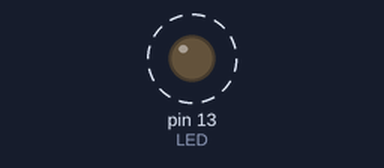
The sketch below on a simulated Arduino Uno, built with avr-gcc and run on an emulated ATmega328P. On the bench: output pins drawn as LEDs (lit = HIGH). Dashed ring = blinking. What the sketch prints to the serial monitor is not drawn.

Above: at 0.2 s.
Timing chart, 0 to 3.0 s (numbered marks = the images above):
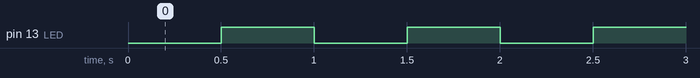

Measured:
- by itself, pin 13 (LED): alternates HIGH for 0.50 s and LOW for 0.50 s

The sketch:

timer1_isr_counter.ino
```cpp
// Offline Navigator — licznik przerwań Timer1 i bezpieczny odczyt
// Arduino UNO R3 / ATmega328P, zegar nominalny 16 MHz.
// Timer1 CTC: 10 ms (preskaler 64, OCR1A=2499).
// Status: kod i teoria omówione; użytkownik NIE potwierdził jeszcze
// uruchomienia tego osobnego szkicu i obserwacji Serial Monitora.

#include <avr/interrupt.h>
#include <util/atomic.h>

volatile uint16_t timerTicks = 0;
uint8_t ledDivider = 0; // używany wyłącznie w ISR

void setup() {
    DDRB |= _BV(DDB5);
    PORTB &= ~_BV(PORTB5);

    Serial.begin(115200);

    TCCR1A = 0;
    TCCR1B = 0;
    TCNT1 = 0;
    OCR1A = 2499;              // 2500 taktów * 4 us = 10 ms

    TIFR1 = _BV(OCF1A);        // Skasuj starą flagę porównania
    TIMSK1 |= _BV(OCIE1A);     // Włącz Compare Match A

    TCCR1B = _BV(WGM12) | _BV(CS11) | _BV(CS10); // CTC, preskaler 64
}

ISR(TIMER1_COMPA_vect) {
    timerTicks++;

    ledDivider++;
    if (ledDivider >= 50) {
        ledDivider = 0;
        PORTB ^= _BV(PORTB5);  // LED zmienia stan co 500 ms
    }
}

void loop() {
    static unsigned long lastPrintMs = 0;
    const unsigned long now = millis();

    if (now - lastPrintMs >= 1000UL) {
        lastPrintMs = now;

        uint16_t snapshot;
        ATOMIC_BLOCK(ATOMIC_RESTORESTATE) {
            snapshot = timerTicks;
        }

        Serial.print(F("Timer ticks: "));
        Serial.println(snapshot);
    }
}
```
